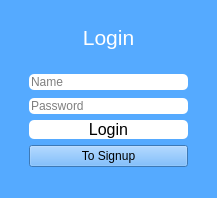
<?xml version="1.0" encoding="UTF-8"?>
<ui version="4.0">
 <class>MainWindow</class>
 <widget class="QMainWindow" name="MainWindow">
  <property name="geometry">
   <rect>
    <x>0</x>
    <y>0</y>
    <width>217</width>
    <height>198</height>
   </rect>
  </property>
  <property name="windowTitle">
   <string>MainWindow</string>
  </property>
  <property name="styleSheet">
   <string notr="true">background-color: rgb(85, 170, 255);</string>
  </property>
  <widget class="QWidget" name="centralwidget">
   <layout class="QGridLayout" name="gridLayout">
    <item row="1" column="0">
     <spacer name="horizontalSpacer">
      <property name="orientation">
       <enum>Qt::Horizontal</enum>
      </property>
      <property name="sizeType">
       <enum>QSizePolicy::Fixed</enum>
      </property>
      <property name="sizeHint" stdset="0">
       <size>
        <width>20</width>
        <height>20</height>
       </size>
      </property>
     </spacer>
    </item>
    <item row="3" column="1">
     <widget class="QPushButton" name="press0">
      <property name="font">
       <font>
        <pointsize>12</pointsize>
       </font>
      </property>
      <property name="styleSheet">
       <string notr="true">border-radius:5px;
border-color: rgb(255, 255, 255);
background-color: rgb(255, 255, 255);</string>
      </property>
      <property name="text">
       <string>Login</string>
      </property>
     </widget>
    </item>
    <item row="0" column="1">
     <widget class="QLabel" name="label">
      <property name="font">
       <font>
        <pointsize>16</pointsize>
       </font>
      </property>
      <property name="styleSheet">
       <string notr="true">color: rgb(255, 255, 255);</string>
      </property>
      <property name="text">
       <string>Login</string>
      </property>
      <property name="alignment">
       <set>Qt::AlignCenter</set>
      </property>
     </widget>
    </item>
    <item row="1" column="1">
     <widget class="QLineEdit" name="n0">
      <property name="styleSheet">
       <string notr="true">border-radius:5px;
border-color: rgb(255, 255, 255);
background-color: rgb(255, 255, 255);</string>
      </property>
      <property name="placeholderText">
       <string>Name</string>
      </property>
     </widget>
    </item>
    <item row="1" column="2">
     <spacer name="horizontalSpacer_2">
      <property name="orientation">
       <enum>Qt::Horizontal</enum>
      </property>
      <property name="sizeType">
       <enum>QSizePolicy::Fixed</enum>
      </property>
      <property name="sizeHint" stdset="0">
       <size>
        <width>20</width>
        <height>20</height>
       </size>
      </property>
     </spacer>
    </item>
    <item row="2" column="1">
     <widget class="QLineEdit" name="p0">
      <property name="styleSheet">
       <string notr="true">border-radius:5px;
border-color: rgb(255, 255, 255);
background-color: rgb(255, 255, 255);</string>
      </property>
      <property name="echoMode">
       <enum>QLineEdit::Password</enum>
      </property>
      <property name="placeholderText">
       <string>Password</string>
      </property>
     </widget>
    </item>
    <item row="4" column="1">
     <widget class="QPushButton" name="press1">
      <property name="styleSheet">
       <string notr="true">border-radius:5px;\nborder-color: rgb(255, 255, 255);\nbackground-color: rgb(255, 255, 255);</string>
      </property>
      <property name="text">
       <string>To Signup</string>
      </property>
     </widget>
    </item>
   </layout>
  </widget>
  <widget class="QStatusBar" name="statusbar"/>
 </widget>
 <resources/>
 <connections/>
</ui>
